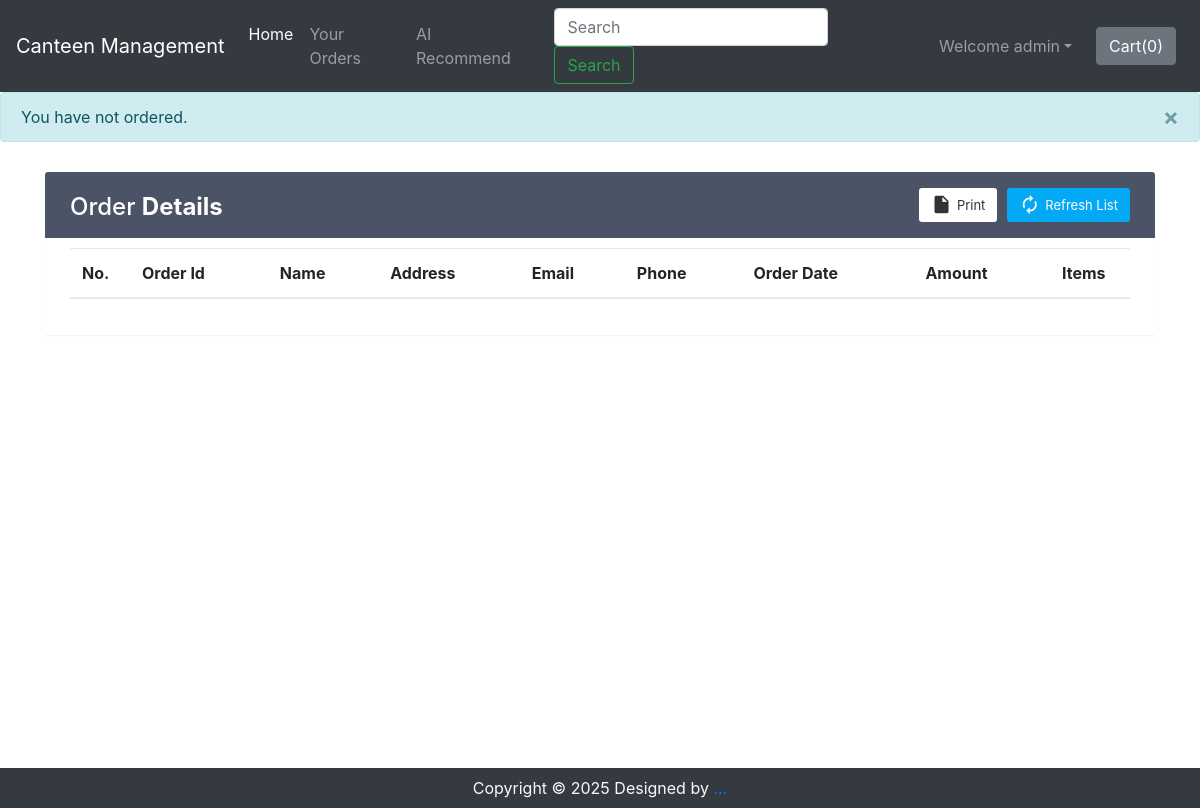
/shop/orderView/ (signed in), run on an earlier commit of the app's database.
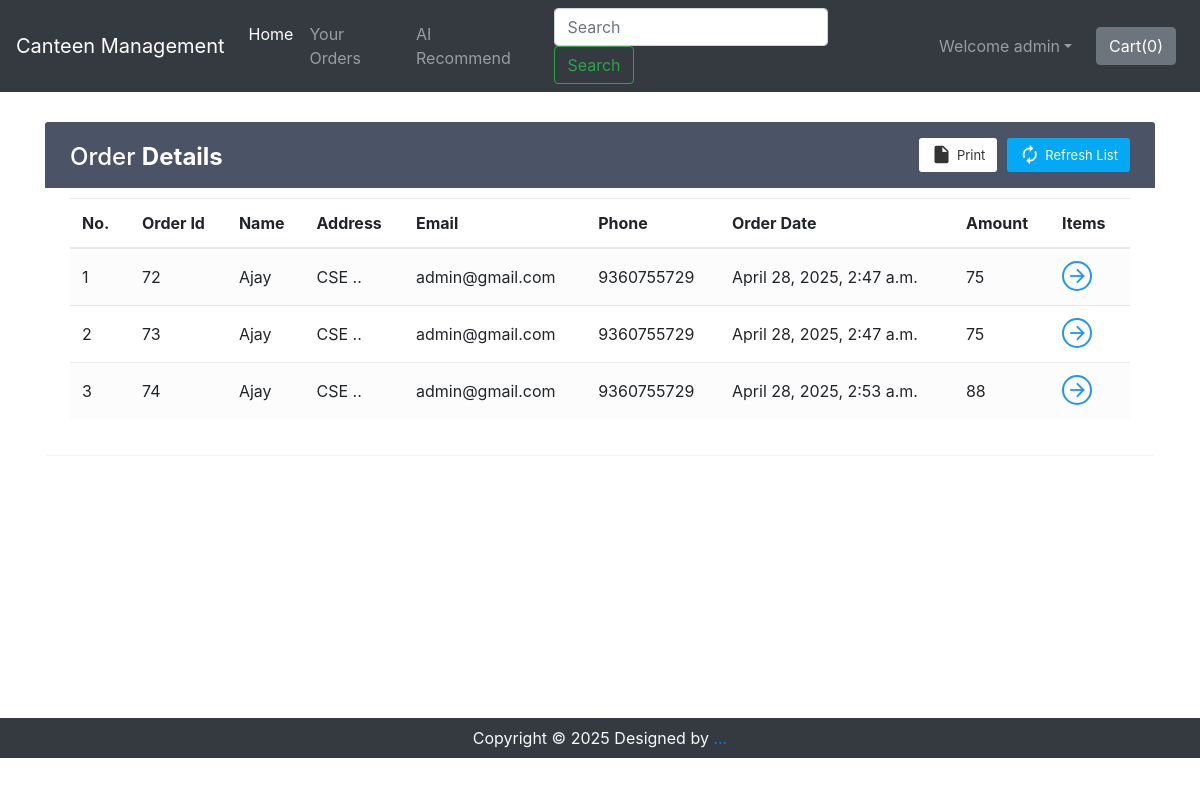
And on a later commit of the database.
### shop/views.py (the view)
# urls.py: path('orderView/', views.orderView, name="orderView"),
def orderView(request):
    if request.user.is_authenticated:
        current_user = request.user
        orderHistory = Orders.objects.filter(userId=current_user.id)
        if len(orderHistory) == 0:
            messages.info(request, "You have not ordered.")
            return render(request, 'shop/orderView.html')
        return render(request, 'shop/orderView.html', {'orderHistory': orderHistory})
    return render(request, 'shop/orderView.html')

### shop/templates/shop/orderView.html (shortened to what this page needs)
{% extends 'shop/basic.html' %}
{% block body %}
{% if user.is_authenticated %}
<div class="container" id="cont">
    <div class="table-wrapper">
        <div class="table-title">
            <div class="row">
                <div class="col-sm-4">
                    <h2>Order <b>Details</b></h2>
                </div>
                <div class="col-sm-8">
                    <a href="" class="btn btn-primary"><i class="material-icons">&#xE863;</i> <span>Refresh List</span></a>
                    <a href="#" onclick="window.print()" class="btn btn-info"><i class="material-icons">&#xE24D;</i> <span>Print</span></a>
                </div>
            </div>
        </div>
        <table class="table table-striped table-hover">
            <thead>
                <tr>
                    <th>No.</th>
                    <th>Order Id</th>
                    <th>Name</th>
                    <th>Address</th>
                    <th>Email</th>
                    <th>Phone</th>
                    <th>Order Date</th>
                    <th>Amount</th>
                    <th>Items</th>
                </tr>
            </thead>
            <tbody>
                {% for i in orderHistory %}
                <tr>
                    <td class="count"></td>
                    <td>{{i.order_id}}</td>
                    <td>{{i.name}}</td>
                    <td data-toggle="tooltip" title="{{i.address}}">{{i.address|slice:"0:25"}}..</td>
                    <td>{{i.email}}</td>
                    <td>{{i.phone}}</td>
                    <td>{{i.timestamp}}</td>
                    <td>{{i.amount}}</td>
                    <td><a href="#" id="click{{i.order_id}}" class="view" title="View Details"><i class="material-icons">&#xE5C8;</i></a></td>
                </tr>
                {% endfor %}
            </tbody>
        </table>
    </div>
</div>
{% else %}
    <div id="cont2">
        <div class="alert alert-info">
            <font style="font-size:22px"><center>You need to <strong><a class="alert-link" data-toggle="modal" data-target="#loginModal">Login</a></strong></center></font>
        </div>
    </div>
{% endif %}
{% endblock %}

### shop/templates/shop/basic.html (shortened to what this page needs)
<!doctype html>
<html lang="en">
  <head>
    <link rel="stylesheet" href="https://stackpath.bootstrapcdn.com/bootstrap/4.2.1/css/bootstrap.min.css">
    <link rel="stylesheet" href="https://stackpath.bootstrapcdn.com/bootstrap/4.3.1/css/bootstrap.min.css">
    <link rel="stylesheet" href="https://use.fontawesome.com/releases/v5.8.2/css/all.css">
  </head>
  <body>
    <nav class="navbar navbar-expand-lg navbar-dark bg-dark">
      <a class="navbar-brand" href="/shop">Canteen Management</a>
      <div class="collapse navbar-collapse" id="navbarSupportedContent">
        <ul class="navbar-nav mr-auto">
          <li class="nav-item active">
            <a class="nav-link" href="/shop">Home <span class="sr-only">(current)</span></a>
          </li>
          <li class="nav-item">
            <a class="nav-link" href="/shop/orderView/">Your Orders</a>
          </li>
          <li class="nav-item">
            <a class="nav-link" href="/shop/about">AI Recommend</a>
          </li>
        </ul>
        <form method="get" action="/shop/search" class="form-inline my-2 my-lg-0 mx-3">
          <input class="form-control mr-sm-2" type="search" name="search" id="search" placeholder="Search" aria-label="Search" required>
          <button class="btn btn-outline-success my-2 my-sm-0" type="submit">Search</button>
        </form>
        {% if user.is_authenticated %}
        <ul class="navbar-nav mr-2">
          <li class="nav-item dropdown">
            <a class="nav-link dropdown-toggle" href='#' id="navbarDropdown" role="button" data-toggle="dropdown"> Welcome {{request.user}}</a>
          </li>
        </ul>
        {% else %}
        <button type="button" class="btn btn-success mx-2" data-toggle="modal" data-target="#loginModal">Login</button>
        <button type="button" class="btn btn-success mx-2" data-toggle="modal" data-target="#signupModal">SignUp</button>
        {% endif %}
        <button type="button" class="btn btn-secondary mx-2" id="popcart" data-container="body" data-html="true" data-toggle="popover" title="MyCart" data-placement="bottom" data-content="Bottom popover">
          Cart(<span id="cart">0</span>)
        </button>
      </div>
    </nav>
    {% if messages %}
        {% for message in messages %}
          <div class="alert alert-{{ message.tags }} alert-dismissible mb-0" role="alert">
            <button type="button" class="close" data-dismiss="alert"><span aria-hidden="true">×</span></button>
            {{ message }}
          </div>
        {% endfor %}
    {% endif %}
    {% block body %} {% endblock %}
    <div class="footer container-fluid bg-dark text-light">
        <p class="text-center py-2 mb-0">Copyright © 2025 Designed by <a href="" target="_blank" rel="noopener noreferrer">...</a></p>
    </div>
  </body>
</html>

What changed in the data, as far as the page shows it:
added Orders: order_id "72", name "Ajay", address "CSE", email "admin@gmail.com", phone "9360755729", timestamp "April 28, 2025, 2:47 a.m.", amount "75"
added Orders: order_id "73", name "Ajay", address "CSE", email "admin@gmail.com", phone "9360755729", timestamp "April 28, 2025, 2:47 a.m.", amount "75"
added Orders: order_id "74", name "Ajay", address "CSE", email "admin@gmail.com", phone "9360755729", timestamp "April 28, 2025, 2:53 a.m.", amount "88"
Also different on the page:
list line gone: "× You have not ordered."
